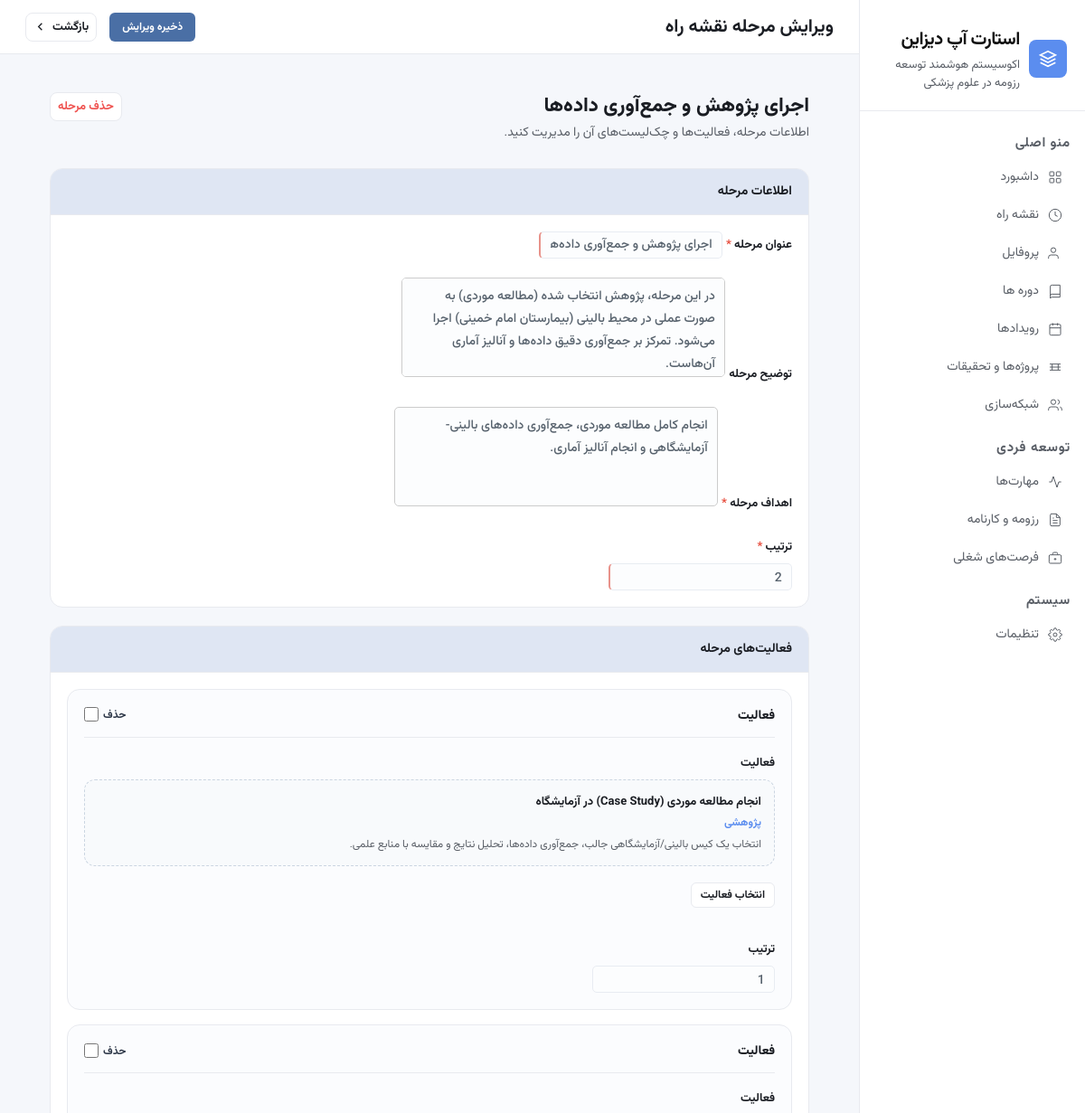
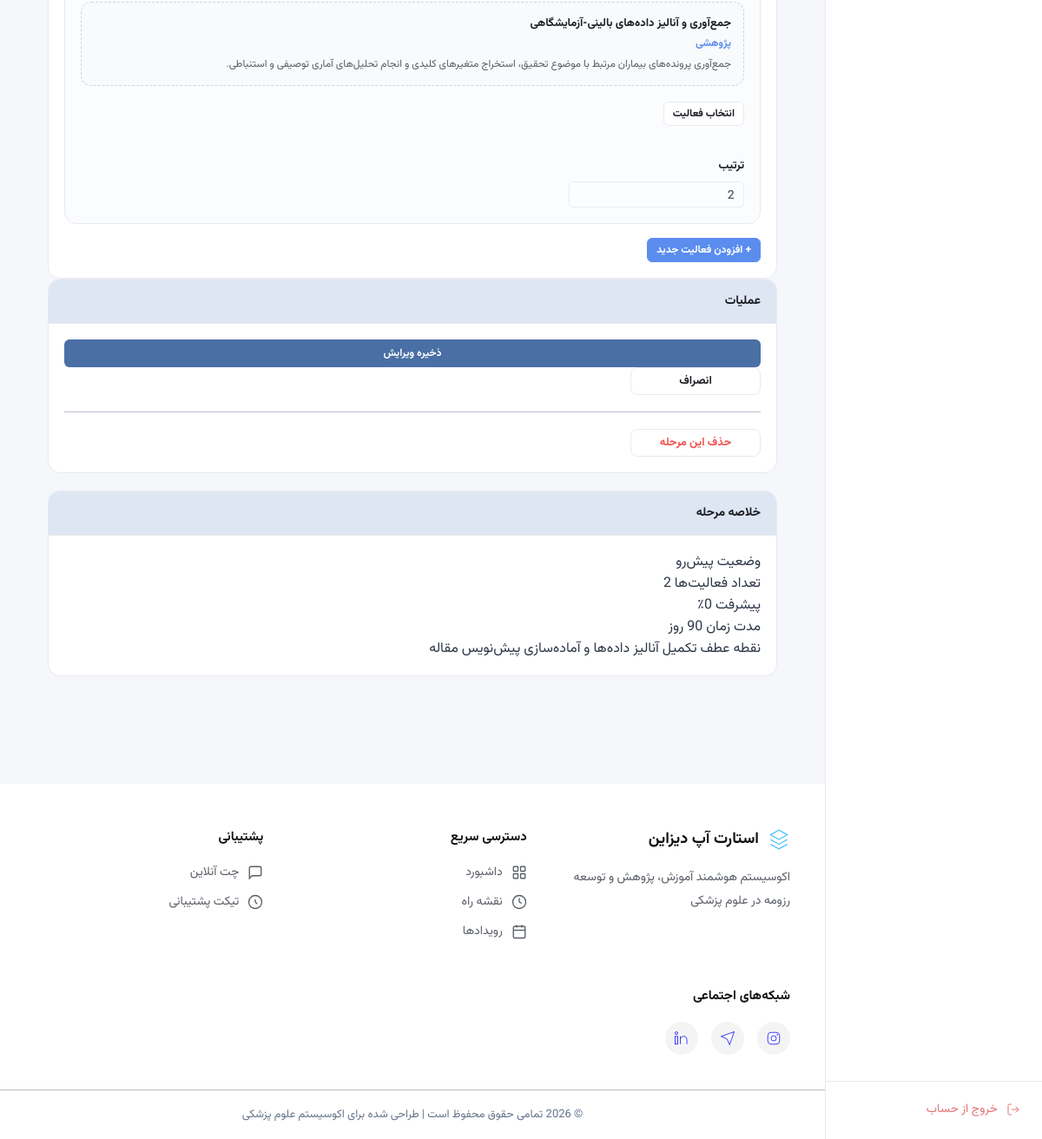
Page /roadmap/stage/71/edit/ (signed in) on the committed database (2 pictures, top to bottom).
### roadmap/models.py (models this page shows, shortened)
class Stage(models.Model):
    STATUS_CHOICES = [
        ('پیش‌رو', 'پیش‌رو'),
        ('در حال انجام', 'در حال انجام'),
        ('تکمیل‌شده', 'تکمیل‌شده'),
    ]
    PHASE_TYPE_CHOICES = [
        ('foundation', 'پایه‌ریزی'),
        ('development', 'توسعه'),
        ('advancement', 'پیشرفت'),
        ('excellence', 'تعالی'),
    ]
    PRIORITY_CHOICES = [
        ('critical', 'بحرانی'),
        ('high', 'بالا'),
        ('medium', 'متوسط'),
        ('low', 'پایین'),
    ]
    roadmap = models.ForeignKey(Roadmap, on_delete=models.CASCADE, related_name='stages')
    title = models.CharField('عنوان مرحله', max_length=300)
    description = models.TextField('توضیح مرحله', blank=True)
    status = models.CharField('وضعیت مرحله', max_length=20, choices=STATUS_CHOICES, default='پیش‌رو')
    objectives = models.TextField('اهداف مرحله')
    order = models.PositiveSmallIntegerField('ترتیب', default=0)
    created_at = models.DateTimeField(auto_now_add=True)
    updated_at = models.DateTimeField(auto_now=True)
    phase_type = models.CharField(
        'نوع فاز',
        max_length=20,
        choices=[('foundation','پایه‌ریزی'),('development','توسعه'),
                 ('advancement','پیشرفت'),('excellence','تعالی')],
        default='development',
        blank=True,
    )
    priority = models.CharField(
        'اولویت',
        max_length=10,
        choices=[('critical','بحرانی'),('high','بالا'),('medium','متوسط'),('low','پایین')],
        default='medium',
        blank=True,
    )
    milestone = models.TextField(
        'نقطه عطف (معیار تکمیل)',
        blank=True,
        help_text='خروجی ملموسی که نشان‌دهنده تکمیل این مرحله است',
    )
    success_criteria = models.JSONField(
        'معیارهای موفقیت',
        default=list,
        blank=True,
        help_text='لیست معیارهای قابل سنجش برای تکمیل مرحله',
    )
    risks = models.JSONField(
        'ریسک‌ها',
        default=list,
        blank=True,
        help_text='ریسک‌های احتمالی این مرحله',
    )
    recommended_resources = models.JSONField(
        'منابع پیشنهادی',
        default=list,
        blank=True,
        help_text='منابع پیشنهادی AI برای این مرحله',
    )
    class Meta:
        verbose_name = 'مرحله'
        verbose_name_plural = 'مراحل'
        ordering = ['order']
    def get_total_duration(self):
        return sum(item.activity.duration_days for item in self.stage_activities.all())
    def get_progress(self):
        items = self.stage_activities.all()
        if not items:
            return 0
        completed = items.filter(is_completed=True).count()
        return int((completed / items.count()) * 100) if items else 0

class StageActivity(models.Model):
    stage = models.ForeignKey(Stage, on_delete=models.CASCADE, related_name='stage_activities')
    activity = models.ForeignKey(Activity, on_delete=models.CASCADE)
    is_completed = models.BooleanField('تکمیل‌شده', default=False)
    notes = models.TextField('یادداشت‌ها', blank=True)
    order = models.PositiveSmallIntegerField('ترتیب', default=0)
    created_at = models.DateTimeField(auto_now_add=True)
    updated_at = models.DateTimeField(auto_now=True)
    class Meta:
        verbose_name = 'فعالیت مرحله'
        verbose_name_plural = 'فعالیت‌های مرحله'
        ordering = ['order']
        unique_together = ['stage', 'activity']

class Activity(models.Model):
    CATEGORY_CHOICES = [
        ('پژوهشی', 'پژوهشی'),
        ('بالینی', 'بالینی'),
        ('آموزشی', 'آموزشی'),
        ('نرم‌افزاری', 'نرم‌افزاری'),
        ('زبان', 'زبان'),
        ('شبکه‌سازی', 'شبکه‌سازی'),
        ('توسعه‌شخصی', 'توسعه‌شخصی'),
        ('سایر', 'سایر'),
    ]
    FIELD_CHOICES = [
        ('پزشکی', 'پزشکی'),
        ('دندان‌پزشکی', 'دندان‌پزشکی'),
        ('داروسازی', 'داروسازی'),
        ('پرستاری', 'پرستاری'),
        ('فیزیوتراپی', 'فیزیوتراپی'),
        ('سایر', 'سایر'),
        ('عمومی', 'عمومی'),
    ]
    RESUME_TARGET_CHOICES = [
        ('article', 'مقاله'),
        ('presentation', 'ارائه'),
        ('training_course', 'دوره آموزشی'),
        ('executive_record', 'سابقه اجرایی'),
        ('skill', 'مهارت'),
    ]
    GOAL_CHOICES = [
        ('استعداد درخشان', 'استعداد درخشان'),
        ('۴۰ امتیازی', '۴۰ امتیازی'),
        ('هیات علمی', 'هیات علمی'),
        ('ریسرچ پوزیشن / فلوشیپ خارج', 'ریسرچ پوزیشن / فلوشیپ خارج'),
        ('عمومی', 'عمومی'),  # مناسب همه اهداف
    ]
    title = models.CharField('عنوان فعالیت', max_length=300)
    description = models.TextField('توضیح فعالیت')
    category = models.CharField('دسته', max_length=30, choices=CATEGORY_CHOICES)
    field = models.CharField('حوزه تخصصی', max_length=30, choices=FIELD_CHOICES)
    resume_target = models.CharField(
        max_length=30,
        choices=RESUME_TARGET_CHOICES,
        blank=True
    )
    profile_template = models.JSONField(
        blank=True,
        null=True,
        help_text="JSON template for saving activity into profile"
    )
    duration_days = models.PositiveSmallIntegerField(
        'مدت زمان (روز)',
        validators=[MinValueValidator(1), MaxValueValidator(365)],
        default=7
    )
    difficulty_level = models.CharField(
        'سطح سختی',
        max_length=10,
        choices=[('آسان', 'آسان'), ('متوسط', 'متوسط'), ('سخت', 'سخت')],
        default='متوسط'
    )
    resume_output = models.TextField('خروجی رزومه‌ای')
    prerequisites = models.TextField('پیش‌نیازها', blank=True)
    resources = models.TextField('منابع و مراجع', blank=True)
    is_active = models.BooleanField('فعال', default=True)
    suitable_goals = models.JSONField(
        'اهداف مناسب',
        default=list,
        blank=True,
        help_text='لیست اهدافی که این فعالیت برای آن‌ها مناسب است. خالی = مناسب همه اهداف'
    )
    created_at = models.DateTimeField(auto_now_add=True)
    updated_at = models.DateTimeField(auto_now=True)
    class Meta:
        verbose_name = 'فعالیت'
        verbose_name_plural = 'فعالیت‌ها'
        ordering = ['category', 'title']
    def __str__(self):
        return f'{self.title} ({self.category})'

### roadmap/views.py (the view)
# urls.py: path('stage/<int:stage_id>/edit/', views.stage_edit, name='stage_edit'),
@login_required
def stage_edit(request, stage_id):
    stage = get_object_or_404(Stage, id=stage_id, roadmap__profile=request.user.profile)
    if request.method == 'POST':
        stage_form = StageForm(request.POST, instance=stage)
        activity_formset = StageActivityFormSet(request.POST, instance=stage, prefix='activities')
        stage_valid = stage_form.is_valid()
        activity_valid = activity_formset.is_valid()
        if stage_valid and activity_valid :
            stage_form.save()
            activity_instances = activity_formset.save(commit=False)
            for obj in activity_formset.deleted_objects:
                obj.delete()
            for item in activity_instances:
                if item.activity_id:
                    item.stage = stage
                    item.save()
            return redirect('roadmap:stage_detail', stage_id=stage.id)
    else:
        stage_form = StageForm(instance=stage)
        activity_formset = StageActivityFormSet(instance=stage, prefix='activities')
    context = {
        'stage_form': stage_form,
        'activity_formset': activity_formset,
        'stage': stage,
        'roadmap': stage.roadmap,
        'action': 'ویرایش',
    }
    return render(request, 'roadmap/stage_form.html', context)

### templates/roadmap/stage_form.html (shortened to what this page needs)
{% extends 'base.html' %}
{% block topbar_title %}ویرایش مرحله نقشه راه{% endblock %}
{% block content %}
  {% block topbar_actions %}
  <button type="submit" form="stage-form" class="rm-btn rm-btn-primary">
    ذخیره ویرایش
  </button>
  <a href="{% url 'roadmap:stage_detail' stage.id %}" class="rm-btn rm-btn-outline">
    بازگشت
    <svg xmlns="http://www.w3.org/2000/svg" viewBox="0 0 24 24" fill="none" stroke="currentColor" stroke-width="2">
      <polyline points="15 18 9 12 15 6" />
    </svg>
  </a>
  {% endblock %}
<div class="rm-page">
  <div class="rm-page-header rm-page-header-compact">
    <div class="rm-page-header-inner">
      <div class="rm-header-left">
        <span class="rm-page-title">{{ stage.title }}</span>
        <p class="rm-page-desc">
          اطلاعات مرحله، فعالیت‌ها و چک‌لیست‌های آن را مدیریت کنید.
        </p>
      </div>
      <div class="rm-header-actions">
        <a href="{% url 'roadmap:stage_delete' stage.id %}"
           class="rm-btn rm-btn-danger rm-btn-sm"
           onclick="return confirm('آیا از حذف این مرحله مطمئن هستید؟');">
          حذف مرحله
        </a>
      </div>
    </div>
  </div>
  <form method="post" class="rm-body" id="stage-form">
    <div class="rm-two-col">
      <div class="rm-main-col">
        <div class="rm-card">
          <div class="rm-card-header">
            اطلاعات مرحله
          </div>
          <div class="rm-card-body">
            {% for field in stage_form %}
            <div class="rm-form-group">
              <label for="{{ field.id_for_label }}" class="rm-form-label">
                {{ field.label }}
                {% if field.field.required %}<span class="rm-required">*</span>{% endif %}
              </label>
              {{ field }}
            </div>
            {% endfor %}
          </div>
        </div>
        <div class="rm-card rm-card-mt">
          <div class="rm-card-header rm-card-header-between">
            <span>فعالیت‌های مرحله</span>
          </div>
          <div class="rm-card-body">
            <div id="activity-forms-container">
              {% for form in activity_formset %}
              {% if form.instance.pk %}
              <div class="rm-formset-item activity-form-item">
                <div class="rm-formset-head">
                  <h4 class="rm-formset-title">فعالیت</h4>
                  {% if form.DELETE %}
                  <div class="rm-delete-label">
                    <p>حذف</p>
                    <div>{{ form.DELETE }}</div>
                  </div>
                  {% endif %}
                </div>
                <div class="rm-formset-grid">
                  {% for field in form.visible_fields %}
                  {% if field.name == 'activity' %}
                  <div class="rm-form-group activity-picker-group">
                    <label class="rm-form-label">{{ field.label }}</label>
                    <div class="activity-picker" data-field-id="{{ field.id_for_label }}">
                      <div class="selected-activity-box">
                        {% if form.instance.activity %}
                        <strong>{{ form.instance.activity.title }}</strong>
                        <div>{{ form.instance.activity.category }}</div>
                        <small>{{ form.instance.activity.description }}</small>
                        {% else %}
                        <span class="placeholder">هنوز فعالیتی انتخاب نشده است</span>
                        {% endif %}
                      </div>
                      <button type="button"
                        class="rm-btn rm-btn-outline rm-btn-xs open-activity-modal-btn">
                        انتخاب فعالیت
                      </button>
                    </div>
                  </div>
                  {% elif field.name != 'DELETE' %}
                  <div class="rm-form-group">
                    <label for="{{ field.id_for_label }}" class="rm-form-label">
                      {{ field.label }}
                    </label>
                    {{ field }}
                  </div>
                  {% endif %}
                  {% endfor %}
                </div>
              </div>
              {% endif %}
              {% endfor %}
            </div>
            <button type="button" class="rm-btn rm-btn-primary rm-btn-xs rm-card-mt-sm" id="add-activity-btn">
              + افزودن فعالیت جدید
            </button>
          </div>
        </div>
      </div>
      <div class="rm-side-col">
        <div class="rm-card rm-card-sticky">
          <div class="rm-card-header">عملیات</div>
          <div class="rm-card-body">
            <button type="submit" form="stage-form" class="rm-btn rm-btn-primary rm-btn-block">
              ذخیره ویرایش
            </button>
            <a href="{% url 'roadmap:stage_detail' stage.id %}"
               class="rm-btn rm-btn-outline rm-btn-block rm-btn-mt">
              انصراف
            </a>
            <hr class="rm-divider">
            <a href="{% url 'roadmap:stage_delete' stage.id %}"
               class="rm-btn rm-btn-danger rm-btn-block"
               onclick="return confirm('آیا از حذف این مرحله مطمئن هستید؟');">
              حذف این مرحله
            </a>
          </div>
        </div>
        <div class="rm-card rm-card-mt">
          <div class="rm-card-header">خلاصه مرحله</div>
          <div class="rm-card-body">
            <div class="rm-summary-item">
              <span class="rm-summary-label">وضعیت</span>
              <span class="rm-summary-value">{{ stage.get_status_display }}</span>
            </div>
            <div class="rm-summary-item">
              <span class="rm-summary-label">تعداد فعالیت‌ها</span>
              <span class="rm-summary-value">{{ stage.stage_activities.count }}</span>
            </div>
            <div class="rm-summary-item">
              <span class="rm-summary-label">پیشرفت</span>
              <span class="rm-summary-value">{{ stage.get_progress }}٪</span>
            </div>
            <div class="rm-summary-item">
              <span class="rm-summary-label">مدت زمان</span>
              <span class="rm-summary-value">{{ stage.get_total_duration }} روز</span>
            </div>
            {% if stage.milestone %}
            <div class="rm-summary-item rm-summary-item-full">
              <span class="rm-summary-label">نقطه عطف</span>
              <span class="rm-summary-value rm-summary-value-text">{{ stage.milestone }}</span>
            </div>
            {% endif %}
          </div>
        </div>
      </div>
    </div>
  </form>
</div>
{% endblock %}

### rows in the picture
Stage: title "اجرای پژوهش و جمع‌آوری داده‌ها", stage_form "اجرای پژوهش و جمع‌آوری داده‌ها" "در این مرحله، پژوهش انتخاب شده (مطالعه موردی) به صورت عملی در محیط بالینی (بیمارستان امام خمینی) اجرا می‌شود. تمرکز بر جمع‌آوری دقیق داده‌ها و آنالیز آماری آن‌هاست." "انجام کامل مطالعه موردی، جمع‌آوری داده‌های بالینی-آزمایشگاهی و انجام آنالیز آماری." "2", status "پیش‌رو", stage_activities.count "2", get_progress "0", milestone "تکمیل آنالیز داده‌ها و آماده‌سازی پیش‌نویس مقاله"
StageActivity: instance.activity "انجام مطالعه موردی (Case Study) در آزمایشگاه", instance.activity.category "پژوهشی", instance.activity.description "انتخاب یک کیس بالینی/آزمایشگاهی جالب، جمع‌آوری داده‌ها، تحلیل نتایج و مقایسه با منابع علمی."
StageActivity: instance.activity "جمع‌آوری و آنالیز داده‌های بالینی-آزمایشگاهی", instance.activity.category "پژوهشی", instance.activity.description "جمع‌آوری پرونده‌های بیماران مرتبط با موضوع تحقیق، استخراج متغیرهای کلیدی و انجام تحلیل‌های آماری توصیفی و استنباطی."

### other values in the picture
{{ field.label }} "عنوان مرحله" "توضیح مرحله" "اهداف مرحله" "ترتیب"
{{ field.label }} "فعالیت" "فعالیت"
{{ field.label }} "ترتیب" "ترتیب"
